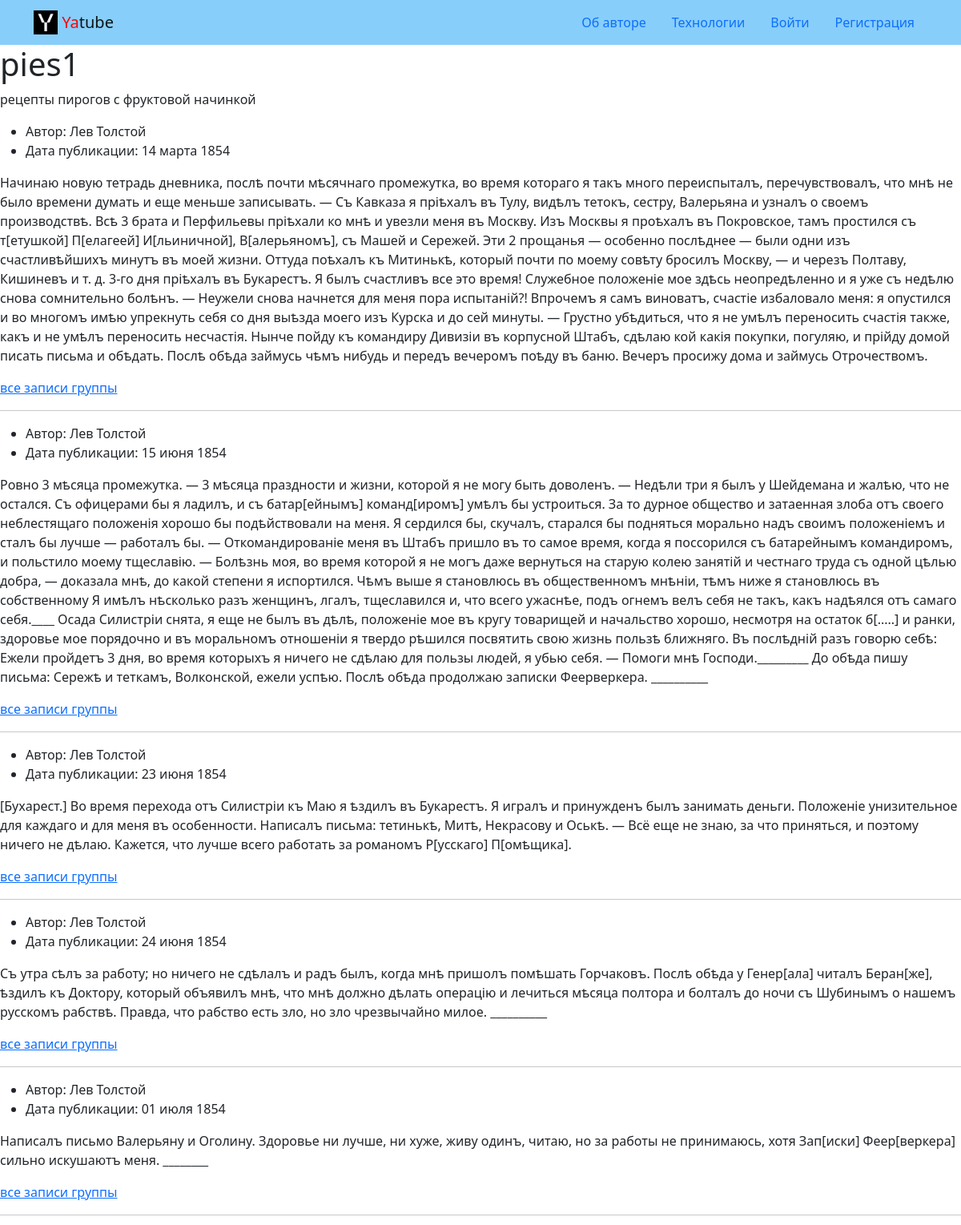
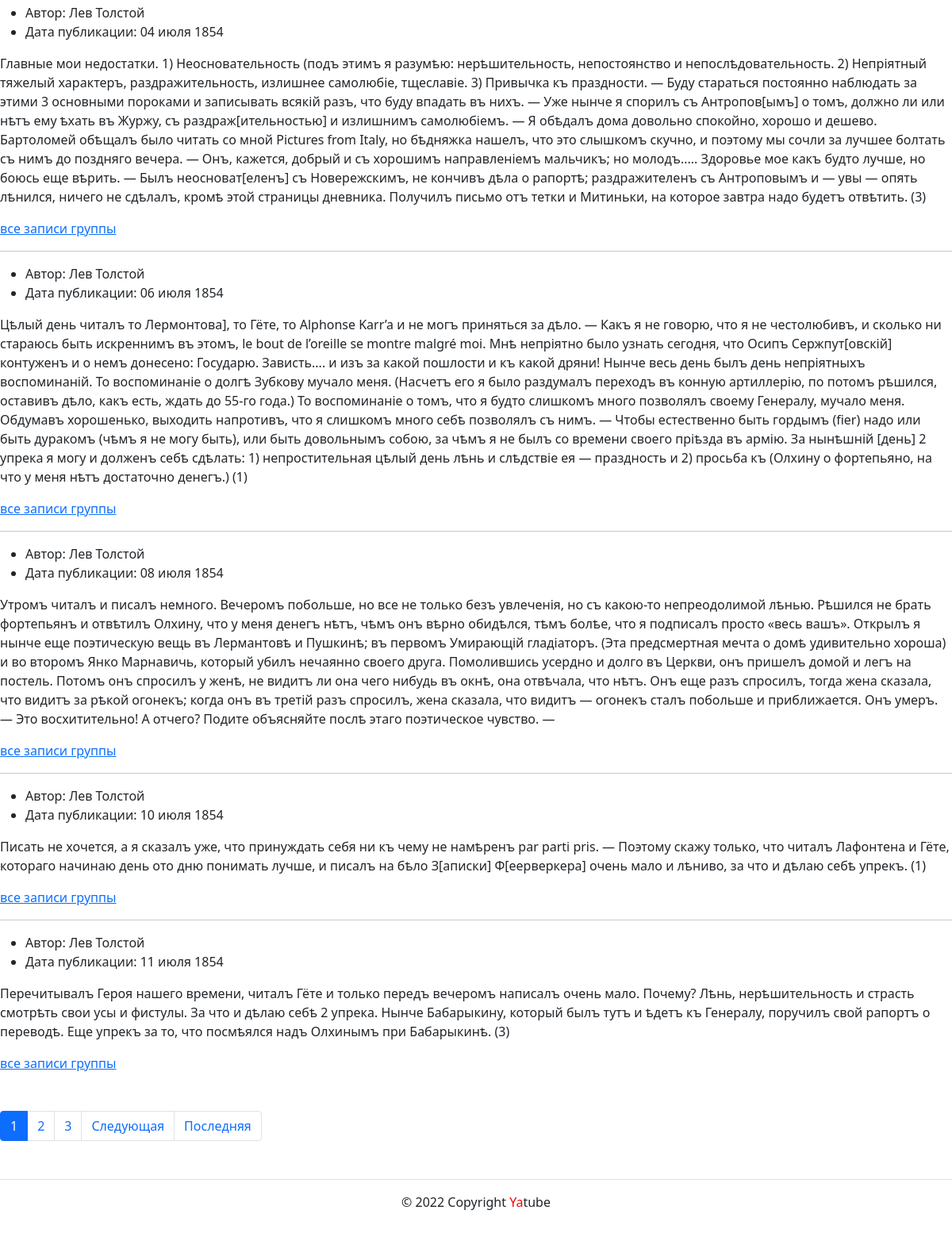
Screenshot of /group/pies/ with the database file from the repository (2 pictures, top to bottom).
### posts/models.py (models this page shows, shortened)
class Group(models.Model):
    title = models.CharField(verbose_name='Заголовок', max_length=200)
    slug = models.SlugField(verbose_name='Слаг', unique=True)
    description = models.TextField(verbose_name='Описание')
    class Meta:
        verbose_name = ('Группы')
        verbose_name_plural = ('Группы')

class Post(models.Model):
    text = models.TextField(verbose_name='Текст')
    pub_date = models.DateTimeField(auto_now_add=True, verbose_name='Дата'
                                    'публикации')
    author = models.ForeignKey(
        User,
        verbose_name='Автор',
        on_delete=models.CASCADE,
        related_name='posts'
    )
    group = models.ForeignKey(
        'Group',
        verbose_name='Группа',
        on_delete=models.SET_NULL,
        null=True,
        blank=True,
        related_name='posts',
    )
    class Meta:
        verbose_name = ('Посты')
        verbose_name_plural = ('Посты')
        ordering = ['pub_date']

### posts/views.py (the view)
# urls.py: path('group/<slug:slug>/', views.group_posts, name='group_list'),
def group_posts(request, slug):
    group = get_object_or_404(Group, slug=slug)
    posts = group.posts.select_related('author')
    context = {
        'groups': group,
        'page_obj': paginatorr(posts, request)
    }
    return render(request, 'posts/group_list.html', context)

### core/context_processors/year.py (called while the page is built)
def year(request):
    return {
        'year': date.today().year
    }

### posts/views.py (called while the page is built)
def paginatorr(post_list, request):
    paginator = Paginator(post_list, POSTS_QUANTITY)
    page_number = request.GET.get('page')
    page_obj = paginator.get_page(page_number)
    return page_obj

### templates/posts/group_list.html (shortened to what this page needs)
{% extends "base.html" %}
{% block content %}
    <h1>{{ groups.title }}</h1>
    <p>{{ groups.description }}</p>
    {% for post in page_obj %}
        <ul>
         <li>
            Автор: {{ post.author.get_full_name }}
         </li>
         <li>
            Дата публикации: {{ post.pub_date|date:"d E Y" }}
         </li>
        </ul>
        <p>{{ post.text }}</p>
        {% if post.group %}
        <a href="{% url 'posts:group_list' post.group.slug %}">все записи группы</a>
        {% endif %}
        {% if not forloop.last %}<hr>{% endif %}
    {% endfor %}
    {% include 'includes/paginator.html' %}
{% endblock %}

### rows the page displays
Group: title "pies1", description "рецепты пирогов с фруктовой начинкой"
Post: author.get_full_name "Лев Толстой", pub_date "14 марта 1854", text "Начинаю новую тетрадь дневника, послѣ почти мѣсячнаго промежутка, во время котораго я такъ много переиспыталъ, перечувствовалъ, что мнѣ не было времени думать и еще меньше записывать. — Съ Кавказа я пріѣхалъ въ Тулу, видѣлъ тетокъ, сестру, Валерьяна и узналъ о своемъ производствѣ. Всѣ 3 брата и Перфильевы пріѣхали ко мнѣ и увезли меня въ Москву. Изъ Москвы я проѣхалъ въ Покровское, тамъ простился съ т[етушкой] П[елагеей] И[льиничной], В[алерьяномъ], съ Машей и Сережей. Эти 2 прощанья — особенно послѣднее — были одни изъ счастливѣйшихъ минутъ въ моей жизни. Оттуда поѣхалъ къ Митинькѣ, который почти по моему совѣту бросилъ Москву, — и черезъ Полтаву, Кишиневъ и т. д. 3-го дня пріѣхалъ въ…", shows "все записи группы"
Post: author.get_full_name "Лев Толстой", pub_date "15 июня 1854", text "Ровно 3 мѣсяца промежутка. — 3 мѣсяца праздности и жизни, которой я не могу быть доволенъ. — Недѣли три я былъ у Шейдемана и жалѣю, что не остался. Съ офицерами бы я ладилъ, и съ батар[ейнымъ] команд[иромъ] умѣлъ бы устроиться. За то дурное общество и затаенная злоба отъ своего неблестящаго положенія хорошо бы подѣйствовали на меня. Я сердился бы, скучалъ, старался бы подняться морально надъ своимъ положеніемъ и сталъ бы лучше — работалъ бы. — Откомандированіе меня въ Штабъ пришло въ то самое время, когда я поссорился съ батарейнымъ командиромъ, и польстило моему тщеславію. — Болѣзнь моя, во время которой я не могъ даже вернуться на старую колею занятій и честнаго труда съ одной цѣлью…", shows "все записи группы"
Post: author.get_full_name "Лев Толстой", pub_date "23 июня 1854", text "[Бухарест.] Во время перехода отъ Силистріи къ Маю я ѣздилъ въ Букарестъ. Я игралъ и принужденъ былъ занимать деньги. Положеніе унизительное для каждаго и для меня въ особенности. Написалъ письма: тетинькѣ, Митѣ, Некрасову и Оськѣ. — Всё еще не знаю, за что приняться, и поэтому ничего не дѣлаю. Кажется, что лучше всего работать за романомъ Р[усскаго] П[омѣщика].", shows "все записи группы"
Post: author.get_full_name "Лев Толстой", pub_date "24 июня 1854", text "Съ утра сѣлъ за работу; но ничего не сдѣлалъ и радъ былъ, когда мнѣ пришолъ помѣшать Горчаковъ. Послѣ обѣда у Генер[ала] читалъ Беран[же], ѣздилъ къ Доктору, который объявилъ мнѣ, что мнѣ должно дѣлать операцію и лечиться мѣсяца полтора и болталъ до ночи съ Шубинымъ о нашемъ русскомъ рабствѣ. Правда, что рабство есть зло, но зло чрезвычайно милое. __________", shows "все записи группы"
Post: author.get_full_name "Лев Толстой", pub_date "01 июля 1854", text "Написалъ письмо Валерьяну и Оголину. Здоровье ни лучше, ни хуже, живу одинъ, читаю, но за работы не принимаюсь, хотя Зап[иски] Феер[веркера] сильно искушаютъ меня. ________", shows "все записи группы"
Post: author.get_full_name "Лев Толстой", pub_date "04 июля 1854", text "Главные мои недостатки. 1) Неосновательность (подъ этимъ я разумѣю: нерѣшительность, непостоянство и непослѣдовательность. 2) Непріятный тяжелый характеръ, раздражительность, излишнее самолюбіе, тщеславіе. 3) Привычка къ праздности. — Буду стараться постоянно наблюдать за этими 3 основными пороками и записывать всякій разъ, что буду впадать въ нихъ. — Уже нынче я спорилъ съ Антропов[ымъ] о томъ, должно ли или нѣтъ ему ѣхать въ Журжу, съ раздраж[ительностью] и излишнимъ самолюбіемъ. — Я обѣдалъ дома довольно спокойно, хорошо и дешево. Бартоломей обѣщалъ было читать со мной Pictures from Italy, но бѣдняжка нашелъ, что это слышкомъ скучно, и поэтому мы сочли за лучшее болтать съ нимъ до…", shows "все записи группы"
Post: author.get_full_name "Лев Толстой", pub_date "06 июля 1854", text "Цѣлый день читалъ то Лермонтова], то Гёте, то Alphonse Karr’a и не могъ приняться за дѣло. — Какъ я не говорю, что я не честолюбивъ, и сколько ни стараюсь быть искреннимъ въ этомъ, le bout de l’oreille se montre malgré moi. Мнѣ непріятно было узнать сегодня, что Осипъ Сержпут[овскій] контуженъ и о немъ донесено: Государю. Зависть.... и изъ за какой пошлости и къ какой дряни! Нынче весь день былъ день непріятныхъ воспоминаній. То воспоминаніе о долгѣ Зубкову мучало меня. (Насчетъ его я было раздумалъ переходъ въ конную артиллерію, по потомъ рѣшился, оставивъ дѣло, какъ есть, ждать до 55-го года.) То воспоминаніе о томъ, что я будто слишкомъ много позволялъ своему Генералу, мучало меня.…", shows "все записи группы"
Post: author.get_full_name "Лев Толстой", pub_date "08 июля 1854", text "Утромъ читалъ и писалъ немного. Вечеромъ побольше, но все не только безъ увлеченія, но съ какою-то непреодолимой лѣнью. Рѣшился не брать фортепьянъ и отвѣтилъ Олхину, что у меня денегъ нѣтъ, чѣмъ онъ вѣрно обидѣлся, тѣмъ болѣе, что я подписалъ просто «весь вашъ». Открылъ я нынче еще поэтическую вещь въ Лермантовѣ и Пушкинѣ; въ первомъ Умирающій гладіаторъ. (Эта предсмертная мечта о домѣ удивительно хороша) и во второмъ Янко Марнавичь, который убилъ нечаянно своего друга. Помолившись усердно и долго въ Церкви, онъ пришелъ домой и легъ на постель. Потомъ онъ спросилъ у женѣ, не видитъ ли она чего нибудь въ окнѣ, она отвѣчала, что нѣтъ. Онъ еще разъ спросилъ, тогда жена сказала, что видитъ за…", shows "все записи группы"
Post: author.get_full_name "Лев Толстой", pub_date "10 июля 1854", text "Писать не хочется, а я сказалъ уже, что принуждать себя ни къ чему не намѣренъ par parti pris. — Поэтому скажу только, что читалъ Лафонтена и Гёте, котораго начинаю день ото дню понимать лучше, и писалъ на бѣло З[аписки] Ф[еерверкера] очень мало и лѣниво, за что и дѣлаю себѣ упрекъ. (1)", shows "все записи группы"
Post: author.get_full_name "Лев Толстой", pub_date "11 июля 1854", text "Перечитывалъ Героя нашего времени, читалъ Гёте и только передъ вечеромъ написалъ очень мало. Почему? Лѣнь, нерѣшительность и страсть смотрѣть свои усы и фистулы. За что и дѣлаю себѣ 2 упрека. Нынче Бабарыкину, который былъ тутъ и ѣдетъ къ Генералу, поручилъ свой рапортъ о переводѣ. Еще упрекъ за то, что посмѣялся надъ Олхинымъ при Бабарыкинѣ. (3)", shows "все записи группы"

### other values shown
{{ i }} "1"
{{ i }} "2" "3"
